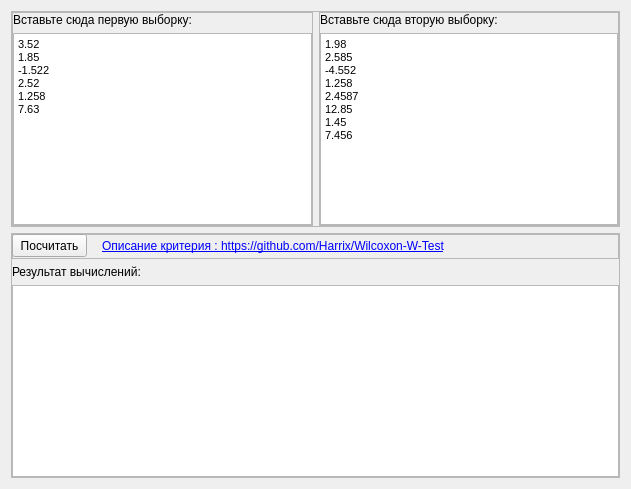
<?xml version="1.0" encoding="UTF-8"?>
<ui version="4.0">
 <class>MainWindow</class>
 <widget class="QMainWindow" name="MainWindow">
  <property name="geometry">
   <rect>
    <x>0</x>
    <y>0</y>
    <width>631</width>
    <height>489</height>
   </rect>
  </property>
  <property name="windowTitle">
   <string>HarrixWilcoxonW v.1.1 - Сравнение двух выборок по критерий Вилкосона</string>
  </property>
  <widget class="QWidget" name="centralWidget">
   <layout class="QVBoxLayout" name="verticalLayout">
    <item>
     <widget class="QFrame" name="frame_2">
      <property name="frameShape">
       <enum>QFrame::StyledPanel</enum>
      </property>
      <property name="frameShadow">
       <enum>QFrame::Raised</enum>
      </property>
      <layout class="QHBoxLayout" name="horizontalLayout">
       <property name="leftMargin">
        <number>0</number>
       </property>
       <property name="topMargin">
        <number>0</number>
       </property>
       <property name="rightMargin">
        <number>0</number>
       </property>
       <property name="bottomMargin">
        <number>0</number>
       </property>
       <item>
        <widget class="QFrame" name="frame_3">
         <property name="frameShape">
          <enum>QFrame::StyledPanel</enum>
         </property>
         <property name="frameShadow">
          <enum>QFrame::Raised</enum>
         </property>
         <layout class="QVBoxLayout" name="verticalLayout_2">
          <property name="leftMargin">
           <number>0</number>
          </property>
          <property name="topMargin">
           <number>0</number>
          </property>
          <property name="rightMargin">
           <number>0</number>
          </property>
          <property name="bottomMargin">
           <number>0</number>
          </property>
          <item>
           <widget class="QLabel" name="label_2">
            <property name="text">
             <string>Вставьте сюда первую выборку:</string>
            </property>
           </widget>
          </item>
          <item>
           <widget class="QTextEdit" name="textEdit_2">
            <property name="html">
             <string>&lt;!DOCTYPE HTML PUBLIC &quot;-//W3C//DTD HTML 4.0//EN&quot; &quot;http://www.w3.org/TR/REC-html40/strict.dtd&quot;&gt;
&lt;html&gt;&lt;head&gt;&lt;meta name=&quot;qrichtext&quot; content=&quot;1&quot; /&gt;&lt;style type=&quot;text/css&quot;&gt;
p, li { white-space: pre-wrap; }
&lt;/style&gt;&lt;/head&gt;&lt;body style=&quot; font-family:'MS Shell Dlg 2'; font-size:8.25pt; font-weight:400; font-style:normal;&quot;&gt;
&lt;p style=&quot; margin-top:0px; margin-bottom:0px; margin-left:0px; margin-right:0px; -qt-block-indent:0; text-indent:0px;&quot;&gt;&lt;span style=&quot; font-size:8pt;&quot;&gt;3.52&lt;/span&gt;&lt;/p&gt;
&lt;p style=&quot; margin-top:0px; margin-bottom:0px; margin-left:0px; margin-right:0px; -qt-block-indent:0; text-indent:0px;&quot;&gt;&lt;span style=&quot; font-size:8pt;&quot;&gt;1.85&lt;/span&gt;&lt;/p&gt;
&lt;p style=&quot; margin-top:0px; margin-bottom:0px; margin-left:0px; margin-right:0px; -qt-block-indent:0; text-indent:0px;&quot;&gt;&lt;span style=&quot; font-size:8pt;&quot;&gt;-1.522&lt;/span&gt;&lt;/p&gt;
&lt;p style=&quot; margin-top:0px; margin-bottom:0px; margin-left:0px; margin-right:0px; -qt-block-indent:0; text-indent:0px;&quot;&gt;&lt;span style=&quot; font-size:8pt;&quot;&gt;2.52&lt;/span&gt;&lt;/p&gt;
&lt;p style=&quot; margin-top:0px; margin-bottom:0px; margin-left:0px; margin-right:0px; -qt-block-indent:0; text-indent:0px;&quot;&gt;&lt;span style=&quot; font-size:8pt;&quot;&gt;1.258&lt;/span&gt;&lt;/p&gt;
&lt;p style=&quot; margin-top:0px; margin-bottom:0px; margin-left:0px; margin-right:0px; -qt-block-indent:0; text-indent:0px;&quot;&gt;&lt;span style=&quot; font-size:8pt;&quot;&gt;7.63&lt;/span&gt;&lt;/p&gt;&lt;/body&gt;&lt;/html&gt;</string>
            </property>
           </widget>
          </item>
         </layout>
        </widget>
       </item>
       <item>
        <widget class="QFrame" name="frame_4">
         <property name="frameShape">
          <enum>QFrame::StyledPanel</enum>
         </property>
         <property name="frameShadow">
          <enum>QFrame::Raised</enum>
         </property>
         <layout class="QVBoxLayout" name="verticalLayout_3">
          <property name="leftMargin">
           <number>0</number>
          </property>
          <property name="topMargin">
           <number>0</number>
          </property>
          <property name="rightMargin">
           <number>0</number>
          </property>
          <property name="bottomMargin">
           <number>0</number>
          </property>
          <item>
           <widget class="QLabel" name="label_3">
            <property name="text">
             <string>Вставьте сюда вторую выборку:</string>
            </property>
           </widget>
          </item>
          <item>
           <widget class="QTextEdit" name="textEdit_3">
            <property name="html">
             <string>&lt;!DOCTYPE HTML PUBLIC &quot;-//W3C//DTD HTML 4.0//EN&quot; &quot;http://www.w3.org/TR/REC-html40/strict.dtd&quot;&gt;
&lt;html&gt;&lt;head&gt;&lt;meta name=&quot;qrichtext&quot; content=&quot;1&quot; /&gt;&lt;style type=&quot;text/css&quot;&gt;
p, li { white-space: pre-wrap; }
&lt;/style&gt;&lt;/head&gt;&lt;body style=&quot; font-family:'MS Shell Dlg 2'; font-size:8.25pt; font-weight:400; font-style:normal;&quot;&gt;
&lt;p style=&quot; margin-top:0px; margin-bottom:0px; margin-left:0px; margin-right:0px; -qt-block-indent:0; text-indent:0px;&quot;&gt;&lt;span style=&quot; font-size:8pt;&quot;&gt;1.98&lt;/span&gt;&lt;/p&gt;
&lt;p style=&quot; margin-top:0px; margin-bottom:0px; margin-left:0px; margin-right:0px; -qt-block-indent:0; text-indent:0px;&quot;&gt;&lt;span style=&quot; font-size:8pt;&quot;&gt;2.585&lt;/span&gt;&lt;/p&gt;
&lt;p style=&quot; margin-top:0px; margin-bottom:0px; margin-left:0px; margin-right:0px; -qt-block-indent:0; text-indent:0px;&quot;&gt;&lt;span style=&quot; font-size:8pt;&quot;&gt;-4.552&lt;/span&gt;&lt;/p&gt;
&lt;p style=&quot; margin-top:0px; margin-bottom:0px; margin-left:0px; margin-right:0px; -qt-block-indent:0; text-indent:0px;&quot;&gt;&lt;span style=&quot; font-size:8pt;&quot;&gt;1.258&lt;/span&gt;&lt;/p&gt;
&lt;p style=&quot; margin-top:0px; margin-bottom:0px; margin-left:0px; margin-right:0px; -qt-block-indent:0; text-indent:0px;&quot;&gt;&lt;span style=&quot; font-size:8pt;&quot;&gt;2.4587&lt;/span&gt;&lt;/p&gt;
&lt;p style=&quot; margin-top:0px; margin-bottom:0px; margin-left:0px; margin-right:0px; -qt-block-indent:0; text-indent:0px;&quot;&gt;&lt;span style=&quot; font-size:8pt;&quot;&gt;12.85&lt;/span&gt;&lt;/p&gt;
&lt;p style=&quot; margin-top:0px; margin-bottom:0px; margin-left:0px; margin-right:0px; -qt-block-indent:0; text-indent:0px;&quot;&gt;&lt;span style=&quot; font-size:8pt;&quot;&gt;1.45&lt;/span&gt;&lt;/p&gt;
&lt;p style=&quot; margin-top:0px; margin-bottom:0px; margin-left:0px; margin-right:0px; -qt-block-indent:0; text-indent:0px;&quot;&gt;&lt;span style=&quot; font-size:8pt;&quot;&gt;7.456&lt;/span&gt;&lt;/p&gt;&lt;/body&gt;&lt;/html&gt;</string>
            </property>
           </widget>
          </item>
         </layout>
        </widget>
       </item>
      </layout>
     </widget>
    </item>
    <item>
     <widget class="QFrame" name="frame">
      <property name="minimumSize">
       <size>
        <width>0</width>
        <height>0</height>
       </size>
      </property>
      <property name="maximumSize">
       <size>
        <width>16777215</width>
        <height>450</height>
       </size>
      </property>
      <property name="frameShape">
       <enum>QFrame::StyledPanel</enum>
      </property>
      <property name="frameShadow">
       <enum>QFrame::Raised</enum>
      </property>
      <layout class="QVBoxLayout" name="verticalLayout_4">
       <property name="leftMargin">
        <number>0</number>
       </property>
       <property name="topMargin">
        <number>0</number>
       </property>
       <property name="rightMargin">
        <number>0</number>
       </property>
       <property name="bottomMargin">
        <number>0</number>
       </property>
       <item>
        <widget class="QFrame" name="frame_5">
         <property name="minimumSize">
          <size>
           <width>0</width>
           <height>25</height>
          </size>
         </property>
         <property name="frameShape">
          <enum>QFrame::StyledPanel</enum>
         </property>
         <property name="frameShadow">
          <enum>QFrame::Raised</enum>
         </property>
         <widget class="QPushButton" name="pushButton">
          <property name="geometry">
           <rect>
            <x>0</x>
            <y>0</y>
            <width>75</width>
            <height>23</height>
           </rect>
          </property>
          <property name="text">
           <string>Посчитать</string>
          </property>
         </widget>
         <widget class="QLabel" name="label_4">
          <property name="geometry">
           <rect>
            <x>90</x>
            <y>4</y>
            <width>441</width>
            <height>16</height>
           </rect>
          </property>
          <property name="text">
           <string>&lt;a href=&quot;#&quot;&gt;Описание критерия : https://github.com/Harrix/Wilcoxon-W-Test&lt;/a&gt;</string>
          </property>
          <property name="textFormat">
           <enum>Qt::RichText</enum>
          </property>
         </widget>
        </widget>
       </item>
       <item>
        <widget class="QLabel" name="label">
         <property name="text">
          <string>Результат вычислений:</string>
         </property>
        </widget>
       </item>
       <item>
        <widget class="QTextEdit" name="textEdit"/>
       </item>
      </layout>
     </widget>
    </item>
   </layout>
  </widget>
  <widget class="QMenuBar" name="menuBar">
   <property name="geometry">
    <rect>
     <x>0</x>
     <y>0</y>
     <width>631</width>
     <height>21</height>
    </rect>
   </property>
  </widget>
 </widget>
 <layoutdefault spacing="6" margin="11"/>
 <resources/>
 <connections/>
</ui>
